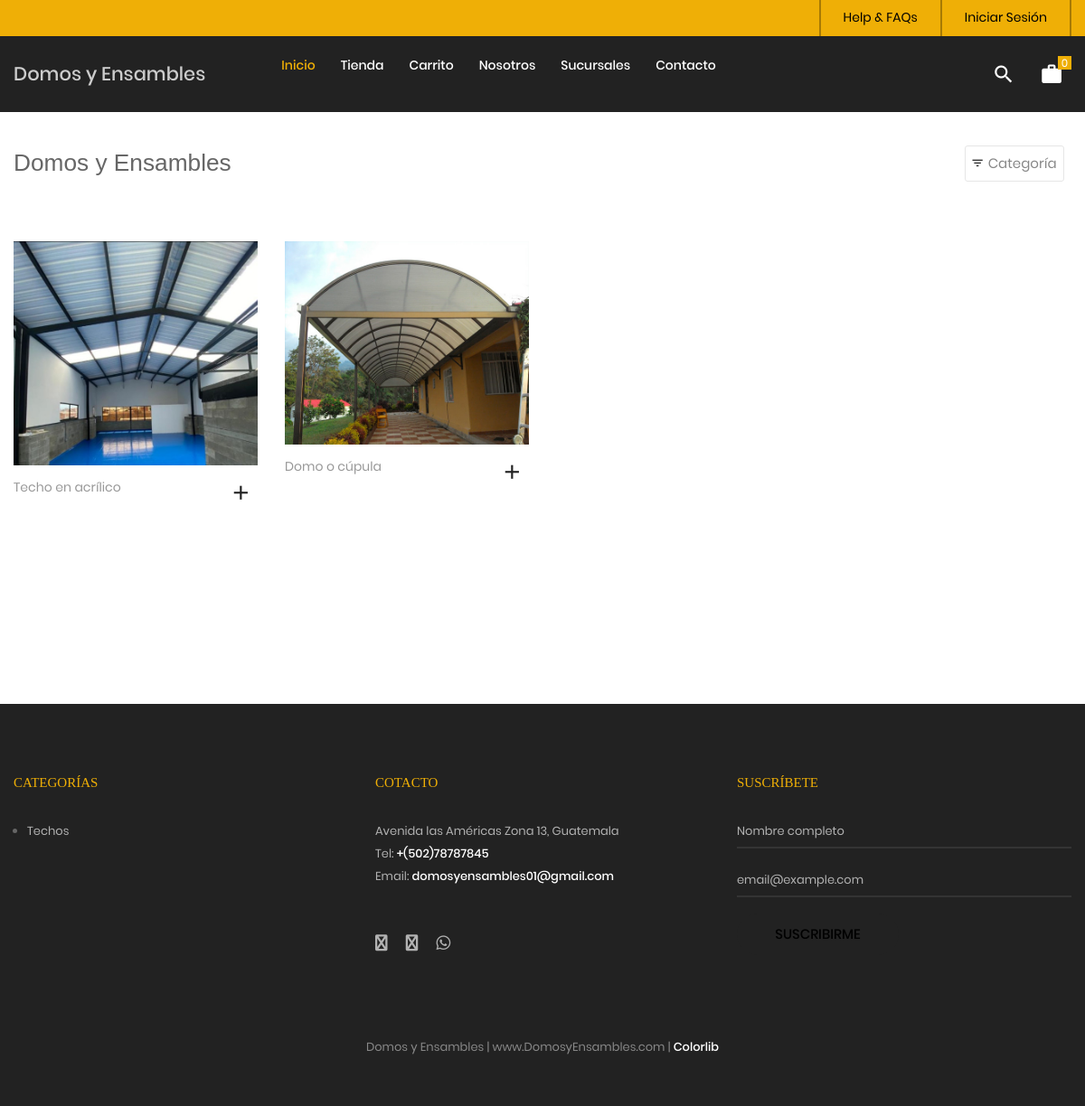
The page /tienda on the database its author committed.
### tables this page shows
CREATE TABLE `producto` (
  `idproducto` bigint(20) NOT NULL,
  `categoriaid` bigint(20) NOT NULL,
  `codigo` varchar(30) NOT NULL,
  `nombre` varchar(255) NOT NULL,
  `descripcion` text NOT NULL,
  `imagen` varchar(100) DEFAULT NULL,
  `datecreated` datetime NOT NULL DEFAULT current_timestamp(),
  `ruta` varchar(255) NOT NULL,
  `status` int(11) NOT NULL DEFAULT 1
);

CREATE TABLE `categoria` (
  `idcategoria` bigint(20) NOT NULL,
  `nombre` varchar(255) NOT NULL,
  `descripcion` text NOT NULL,
  `portada` varchar(100) NOT NULL,
  `datecreated` datetime NOT NULL DEFAULT current_timestamp(),
  `ruta` varchar(255) NOT NULL,
  `status` int(11) NOT NULL DEFAULT 1
);

### Libraries/Core/Views.php (called while the page is built)
<?php
	class Views
	{
		function getView($controller,$view,$data="")
		{
			$controller = get_class($controller);
			if($controller == "Home"){
				$view = "Views/".$view.".php";
			}else{
				$view = "Views/".$controller."/".$view.".php";
			}
			require_once ($view);
		}
	}
 ?>

### Controllers/Tienda.php (called while the page is built, shortened)
<?php
	require_once("Models/TProducto.php");
	class Tienda extends Controllers{
		public function tienda()
		{
			$data['page_tag'] = NOMBRE_EMPESA;
			$data['page_title'] = NOMBRE_EMPESA;
			$data['page_name'] = "tienda";
			$pagina = 1;
			$cantProductos = $this->cantProductos();
			$total_registro = $cantProductos['total_registro'];
			$desde = ($pagina-1) * PROPORPAGINA;
			$total_paginas = ceil($total_registro / PROPORPAGINA);
			$data['productos'] = $this->getProductosPage($desde,PROPORPAGINA);
			$data['pagina'] = $pagina;
			$data['total_paginas'] = $total_paginas;
			$data['categorias'] = $this->getCategorias();
			$this->views->getView($this,"tienda",$data);
		}
	}
 ?>

### index.php (called while the page is built, shortened)
<?php
	require_once("Helpers/Helpers.php");
	require_once("Libraries/Core/Load.php");
 ?>

### Libraries/Core/Mysql.php (called while the page is built, shortened)
<?php
	class Mysql extends Conexion
	{
		private $conexion;
		function __construct()
		{
			$this->conexion = new Conexion();
			$this->conexion = $this->conexion->conect();
		}
		public function select_all(string $query)
		{
			$this->strquery = $query;
        	$result = $this->conexion->prepare($this->strquery);
			$result->execute();
        	$data = $result->fetchall(PDO::FETCH_ASSOC);
        	return $data;
		}
	}
 ?>

### Libraries/Core/Conexion.php (called while the page is built)
<?php
class Conexion{
	private $conect;
	public function __construct(){
		$connectionString = "mysql:host=".DB_HOST.";dbname=".DB_NAME.";charset=".DB_CHARSET;
		try{
			$this->conect = new PDO($connectionString, DB_USER, DB_PASSWORD);
			$this->conect->setAttribute(PDO::ATTR_ERRMODE, PDO::ERRMODE_EXCEPTION);
		}catch(PDOException $e){
			$this->conect = 'Error de conexión';
		    echo "ERROR: " . $e->getMessage();
		}
	}
	public function conect(){
		return $this->conect;
	}
}
?>

### Models/TProducto.php (called while the page is built, shortened)
<?php
require_once("Libraries/Core/Mysql.php");
trait TProducto{
	public function getProductosPage($desde, $porpagina){
		$this->con = new Mysql();
		$sql = "SELECT p.idproducto,
						p.codigo,
						p.nombre,
						p.descripcion,
						p.categoriaid,
						c.nombre as categoria,
						p.ruta
				FROM producto p
				INNER JOIN categoria c
				ON p.categoriaid = c.idcategoria
				WHERE p.status = 1 ORDER BY p.idproducto DESC LIMIT $desde,$porpagina";
				$request = $this->con->select_all($sql);
				if(count($request) > 0){
					for ($c=0; $c < count($request) ; $c++) {
						$intIdProducto = $request[$c]['idproducto'];
						$sqlImg = "SELECT img
								FROM imagen
								WHERE productoid = $intIdProducto";
						$arrImg = $this->con->select_all($sqlImg);
						if(count($arrImg) > 0){
							for ($i=0; $i < count($arrImg); $i++) {
								$arrImg[$i]['url_image'] = media().'/images/uploads/'.$arrImg[$i]['img'];
							}
						}
						$request[$c]['images'] = $arrImg;
					}
				}
		return $request;
	}
}
 ?>

### Helpers/Helpers.php (called while the page is built, shortened)
<?php
	function base_url()
	{
		return BASE_URL;
	}
    function footerTienda($data="")
    {
        $view_footer = "Views/Template/footer_tienda.php";
        require_once ($view_footer);
    }
    function getCatFooter(){
        require_once ("Models/CategoriasModel.php");
        $objCategoria = new CategoriasModel();
        $request = $objCategoria->getCategoriasFooter();
        return $request;
    }
    function getInfoPage(int $idpagina){
        require_once("Libraries/Core/Mysql.php");
        $con = new Mysql();
        $sql = "SELECT * FROM post WHERE idpost = $idpagina";
        $request = $con->select($sql);
        return $request;
    }
 ?>

### Models/CategoriasModel.php (called while the page is built, shortened)
<?php
	class CategoriasModel extends Mysql
	{
		public function getCategoriasFooter(){
			$sql = "SELECT idcategoria, nombre, descripcion, portada, ruta
					FROM categoria WHERE  status = 1 AND idcategoria IN (".CAT_FOOTER.")";
			$request = $this->select_all($sql);
			if(count($request) > 0){
				for ($c=0; $c < count($request) ; $c++) {
					$request[$c]['portada'] = BASE_URL.'/Assets/images/uploads/'.$request[$c]['portada'];
				}
			}
			return $request;
		}
	}
 ?>

### Views/Tienda/tienda.php (the view, shortened to what this page needs)
<?php
$arrProductos = $data['productos'];
 ?>
<br><br><br>
	<div class="bg0 m-t-23 p-b-140">
		<div class="container">
			<div class="flex-w flex-sb-m p-b-52">
				<div class="flex-w flex-l-m filter-tope-group m-tb-10">
					<h3><?= $data['page_title']; ?></h3>
				</div>
				<div class="flex-w flex-c-m m-tb-10">
					<div class="flex-c-m stext-106 cl6 size-104 bor4 pointer hov-btn3 trans-04 m-r-8 m-tb-4 js-show-filter">
						<i class="icon-filter cl2 m-r-6 fs-15 trans-04 zmdi zmdi-filter-list"></i>
						 Categoría &nbsp;
					</div>
				</div>
			</div>
			<div class="row isotope-grid">
			<?php
			if(count($arrProductos) > 0 ){
				for ($p=0; $p < count($arrProductos); $p++) {
					$ruta = $arrProductos[$p]['ruta'];
					if(count($arrProductos[$p]['images']) > 0 ){
						$portada = $arrProductos[$p]['images'][0]['url_image'];
					}else{
						$portada = media().'/images/uploads/product.png';
					}
			 ?>
				<div class="col-sm-6 col-md-4 col-lg-3 p-b-35 isotope-item women">
					<div class="block2">
						<div class="block2-pic hov-img0">
							<img src="<?= $portada ?>" alt="<?= $arrProductos[$p]['nombre'] ?>">
						</div>
						<div class="block2-txt flex-w flex-t p-t-14">
							<div class="block2-txt-child1 flex-col-l ">
								<a href="<?= base_url().'/tienda/producto/'.$arrProductos[$p]['idproducto'].'/'.$ruta; ?>" class="stext-104 cl4 hov-cl1 trans-04 js-name-b2 p-b-6">
									<?= $arrProductos[$p]['nombre'] ?>
								</a>
							</div>
							<div class="block2-txt-child2 flex-r p-t-3">
								<a href="#"
								 id="<?= openssl_encrypt($arrProductos[$p]['idproducto'],METHODENCRIPT,KEY); ?>"
								 class="btn-addwish-b2 dis-block pos-relative js-addwish-b2 js-addcart-detail
								 icon-header-item cl2 hov-cl1 trans-04 p-l-22 p-r-11
								 ">
									<i class="zmdi zmdi-plus"></i>
								</a>
							</div>
						</div>
					</div>
				</div>
			<?php }
			}else{
			 ?>
			 <p>No hay productos para mostrar <a href="<?= base_url() ?>/tienda"> Ver productos</a></p>
			<?php } ?>
			</div>
			<?php
				if(count($data['productos']) > 0){
			 ?>
			<div class="flex-c-m flex-w w-full p-t-45">
			</div>
			<?php
				}
			 ?>
		</div>
	</div>
<?php
	footerTienda($data);
?>

### Views/Template/footer_tienda.php (shortened to what this page needs)
	<?php
		$catFotter = getCatFooter();
	 ?>
	<footer class="bg3 p-t-75 p-b-32">
		<div class="container">
			<div class="row">
				<div class="col-sm-6 col-lg-4 p-b-50">
					<h4 class="stext-301 cl1 p-b-30">
						Categorías
					</h4>
					<?php if(count($catFotter) > 0){ ?>
					<ul>
						<?php foreach ($catFotter as $cat) { ?>
						<li class="p-b-10">
							<a href="<?= base_url() ?>/tienda/categoria/<?= $cat['idcategoria'].'/'.$cat['ruta'] ?>" class="stext-107 cl7 hov-cl1 trans-04">
								<?= $cat['nombre'] ?>
							</a>
						</li>
						<?php } ?>
					</ul>
					<?php } ?>
				</div>
				<div class="col-sm-6 col-lg-4 p-b-50">
					<h4 class="stext-301 cl1 p-b-30">
						Cotacto
					</h4>
					<p class="stext-107 cl7 size-201">
						<?= DIRECCION ?> <br>
						Tel: <a class="linkFooter" href="tel:<?= TELEMPRESA ?>"><?= TELEMPRESA ?></a><br>
						Email: <a class="linkFooter" href="mailto:<?= EMAIL_EMPRESA ?>"><?= EMAIL_EMPRESA ?></a>
					</p>
					<div class="p-t-27">
						<a href="<?= FACEBOOK ?>" target="_blanck" class="fs-18 cl7 hov-cl1 trans-04 m-r-16">
							<i class="fa fa-facebook"></i>
						</a>
						<a href="<?= INSTAGRAM ?>" target="_blanck"  class="fs-18 cl7 hov-cl1 trans-04 m-r-16">
							<i class="fa fa-instagram"></i>
						</a>
						<a href="https://wa.me/<?= WHATSAPP ?>" target="_blanck"  class="fs-18 cl7 hov-cl1 trans-04 m-r-16">
							<i class="fab fa-whatsapp"></i>
						</a>
					</div>
				</div>
				<div class="col-sm-6 col-lg-4 p-b-50">
					<h4 class="stext-301 cl1 p-b-30">
						Suscríbete
					</h4>
					<form id="frmSuscripcion" name="frmSuscripcion">
						<div class="wrap-input1 w-full p-b-4">
							<input class="input1 bg-none plh1 stext-107 cl7" type="text" id="nombreSuscripcion" name="nombreSuscripcion" placeholder="Nombre completo" required>
						</div>
						<br>
						<div class="wrap-input1 w-full p-b-4">
							<input class="input1 bg-none plh1 stext-107 cl7" type="email" id="emailSuscripcion" name="emailSuscripcion" placeholder="email@example.com" required >
						</div>
						<div class="p-t-18">
							<button class="flex-c-m stext-101 cl0 size-103 bg1 bor1 hov-btn2 p-lr-15 trans-04">
								Suscribirme
							</button>
						</div>
					</form>
				</div>
			</div>
			<div class="p-t-40">
				<p class="stext-107 cl6 txt-center">
					<?= NOMBRE_EMPESA; ?> | <?= WEB_EMPRESA; ?> | <a href="https://colorlib.com" target="_blank">Colorlib</a>
				</p>
			</div>
		</div>
	</footer>
</body>
</html>

### Assets/tienda/css/main.css (style rules this page uses)
.container { max-width: 1380px; }
@media (max-width: 1600px) { .container { max-width: 1200px; } }
.container p { margin-bottom: 20px; }
.container ul, .container ol { margin-left: 15px; margin-bottom: 20px; }
.container ul, .container ul li { list-style: initial; }
.icon-header-item { position: relative; font-size: 26px; line-height: 1; cursor: pointer; }
.block2-pic { position: relative; }
.block2-txt-child1 { width: calc(100% - 30px); }
.block2-txt-child2 { width: 30px; }
.cl0 { color: rgb(0, 0, 0); }
.cl1 { color: #EFAF06; }
.cl2 { color: #222 }
.cl4 { color: #999; }
.cl6 { color: #888; }
.cl7 { color: #b2b2b2; }
.stext-101 { font-family: Poppins-Medium; font-size: 15px; line-height: 1.466667; text-transform: uppercase; }
.stext-104 { font-family: Poppins-Regular; font-size: 14px; line-height: 1.466667; }
.stext-106 { font-family: Poppins-Regular; font-size: 15px; line-height: 1.2; }
.stext-107 { font-family: Poppins-Regular; font-size: 13px; line-height: 1.923; }
.stext-301 { font-family: Montserrat-Bold; font-size: 15px; line-height: 1.6; text-transform: uppercase; }
.size-103 { min-width: 179px; height: 46px; }
.size-104 { min-width: 94px; height: 40px; }
.size-201 { max-width: 270px; }
.bg-none { background-color: transparent; }
.bg0 { background-color: #fff; }
.bg1 { background-color: #222222; }
.bg3 { background-color: #222; }
.bor1 { border-radius: 23px; }
.bor4 { border: 1px solid #e6e6e6; border-radius: 3px; }
.wrap-input1 { position: relative; border-bottom: 2px solid rgba(204,204,204, 0.1); }
.input1 { background-color: transparent; width: 100%; }
.hov-img0 { display: block; overflow: hidden; }
.hov-img0 img { width: 100%; -webkit-transition: transform 0.9s ease; -o-transition: transform 0.9s ease; -moz-transition: transform 0.9s ease; transition: transform 0.9s ease; }
.linkFooter { color: #FFF !important; }

### rows shown on the page
producto: shows a picture, nombre "Techo en acrílico"
producto: shows a picture, nombre "Domo o cúpula"
categoria: nombre "Techos"

### other values the page prints
$data['page_title'] "Domos y Ensambles"
DIRECCION "Avenida las Américas Zona 13, Guatemala"
TELEMPRESA "+(502)78787845"
EMAIL_EMPRESA "domosyensambles01@gmail.com"
NOMBRE_EMPESA "Domos y Ensambles"
WEB_EMPRESA "www.DomosyEnsambles.com"
